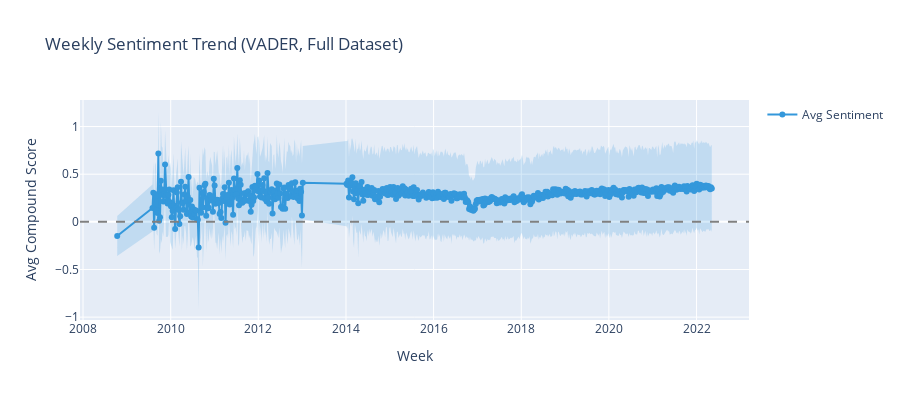

Notebook source saved alongside this figure:
### Markdown cell above
## 3.5 Sentiment Over Time

### Code cell
# Weekly sentiment trends (full dataset, VADER)
weekly_sent = analyzer.sentiment_over_time(df, freq='W')

fig = go.Figure()
fig.add_trace(go.Scatter(x=weekly_sent.index, y=weekly_sent['avg_vader'],
                         mode='lines+markers', name='Avg Sentiment',
                         line=dict(color='#3498db', width=2)))
fig.add_trace(go.Scatter(x=weekly_sent.index, y=weekly_sent['avg_vader'] + weekly_sent['std_vader'],
                         mode='lines', name='Upper Band', line=dict(width=0), showlegend=False))
fig.add_trace(go.Scatter(x=weekly_sent.index, y=weekly_sent['avg_vader'] - weekly_sent['std_vader'],
                         mode='lines', name='Lower Band', line=dict(width=0),
                         fill='tonexty', fillcolor='rgba(52,152,219,0.2)', showlegend=False))
fig.add_hline(y=0, line_dash='dash', line_color='gray')
fig.update_layout(height=400, title='Weekly Sentiment Trend (VADER, Full Dataset)',
                  xaxis_title='Week', yaxis_title='Avg Compound Score')
fig.show()

### Figure 1 — Plotly figure (JSON) as saved in the notebook; plotly's stock layout.template omitted (floating-point values rounded to 4 significant figures; data arrays with more than 128 entries replaced by an {"elided": "..."} marker saying what was removed)
{"data": [{"line": {"color": "#3498db", "width": 2}, "mode": "lines+markers", "name": "Avg Sentiment", "type": "scatter", "x": {"elided": "617 str values"}, "y": {"elided": "617 float values"}}, {"line": {"width": 0}, "mode": "lines", "name": "Upper Band", "showlegend": false, "type": "scatter", "x": {"elided": "617 str values"}, "y": {"elided": "617 float values"}}, {"fill": "tonexty", "fillcolor": "rgba(52,152,219,0.2)", "line": {"width": 0}, "mode": "lines", "name": "Lower Band", "showlegend": false, "type": "scatter", "x": {"elided": "617 str values"}, "y": {"elided": "617 float values"}}], "layout": {"height": 400, "shapes": [{"line": {"color": "gray", "dash": "dash"}, "type": "line", "x0": 0, "x1": 1, "xref": "x domain", "y0": 0, "y1": 0, "yref": "y"}], "title": {"text": "Weekly Sentiment Trend (VADER, Full Dataset)"}, "xaxis": {"title": {"text": "Week"}}, "yaxis": {"title": {"text": "Avg Compound Score"}}}}
